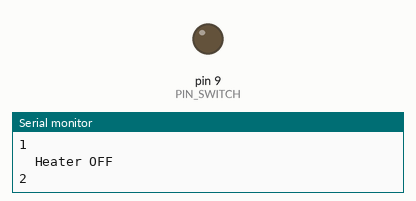
Bench run of a sketch on a simulated Arduino Uno, built with avr-gcc and run on an emulated ATmega328P. Shown: output pins drawn as LEDs (lit = HIGH), the last lines printed to the serial monitor.

Above: at 2.0 s.
At 26.5 s:
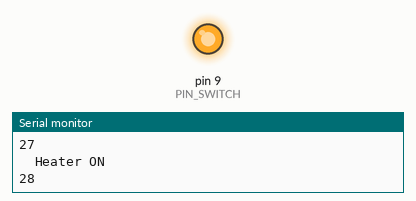
Timing chart, 0 to 63.7 s (numbered marks = the images above):
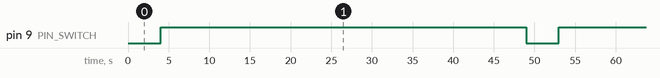

The sketch:

temptest.ino
```cpp
#define PIN_SENSOR A1
#define PIN_SWITCH 9

float target = 30;
int del = 0;
void setup()
{
  pinMode(PIN_SENSOR, INPUT);
  pinMode(PIN_SWITCH, OUTPUT);

  Serial.begin(9600);
}

//float getTemperature() {
//  float data = analogRead(PIN_SENSOR);
//  return (5.0 * data * 100.0) / 1024.0; // Celsius
//}

void loop()
{
  // Temperature read
//  float c = getTemperature();
//  Serial.print("Temperature: ");
//  Serial.println(c);

  // Regulation

  if (del<5)
  {
    digitalWrite(PIN_SWITCH, LOW);
    Serial.println("\tHeater OFF");
    del++;
  }
  if (del>4 && del<50) {
    digitalWrite(PIN_SWITCH, HIGH);
    Serial.println("\tHeater ON");
    del++;
  }
  if (del==50){
    del=0;
    Serial.print("reset");
  }
  Serial.println(del);
  delay(1000);
}
```

Measured:
- by itself, pin 9 (PIN_SWITCH): alternates HIGH for 45.0 s and LOW for 4.0 s
